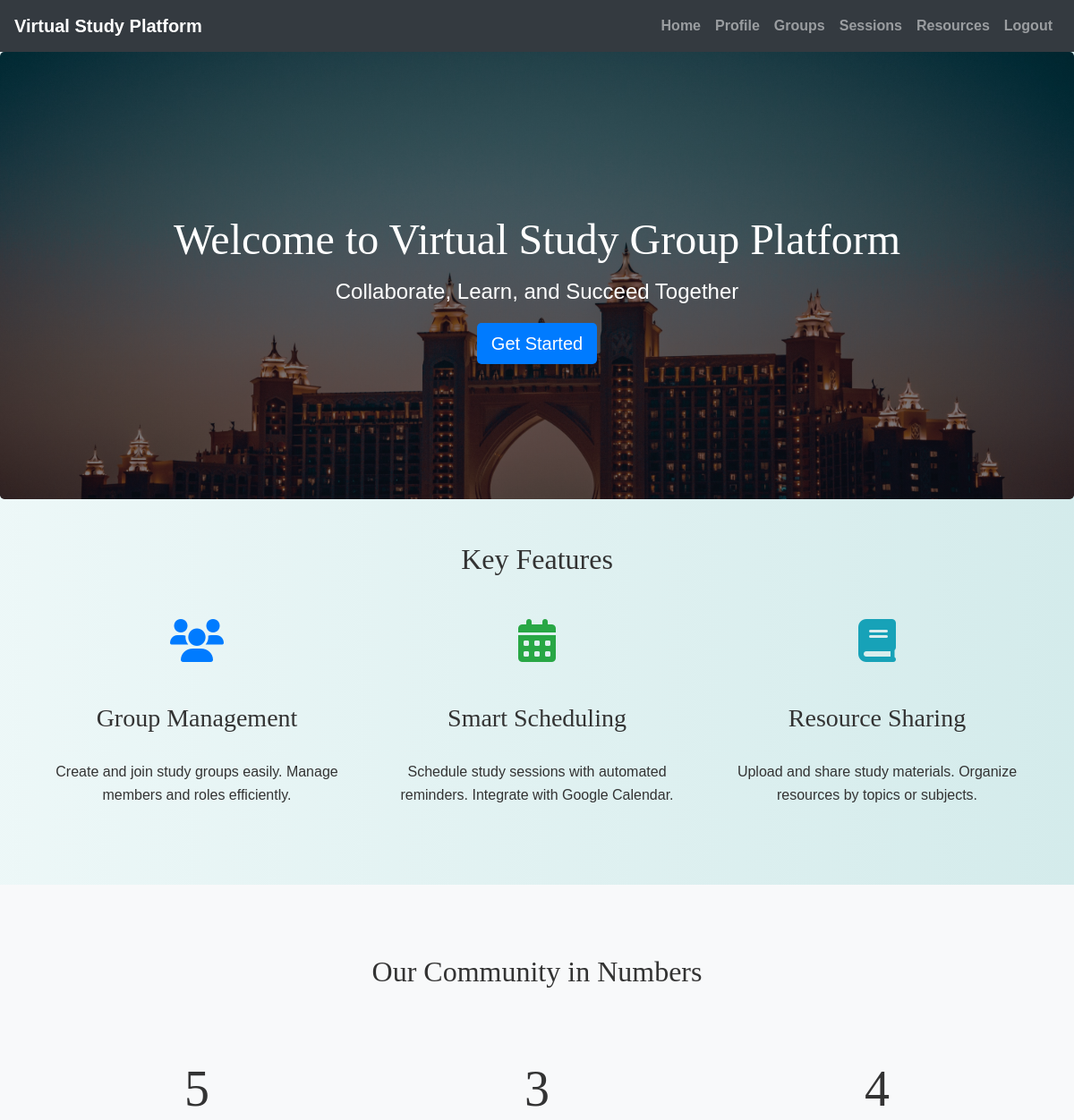
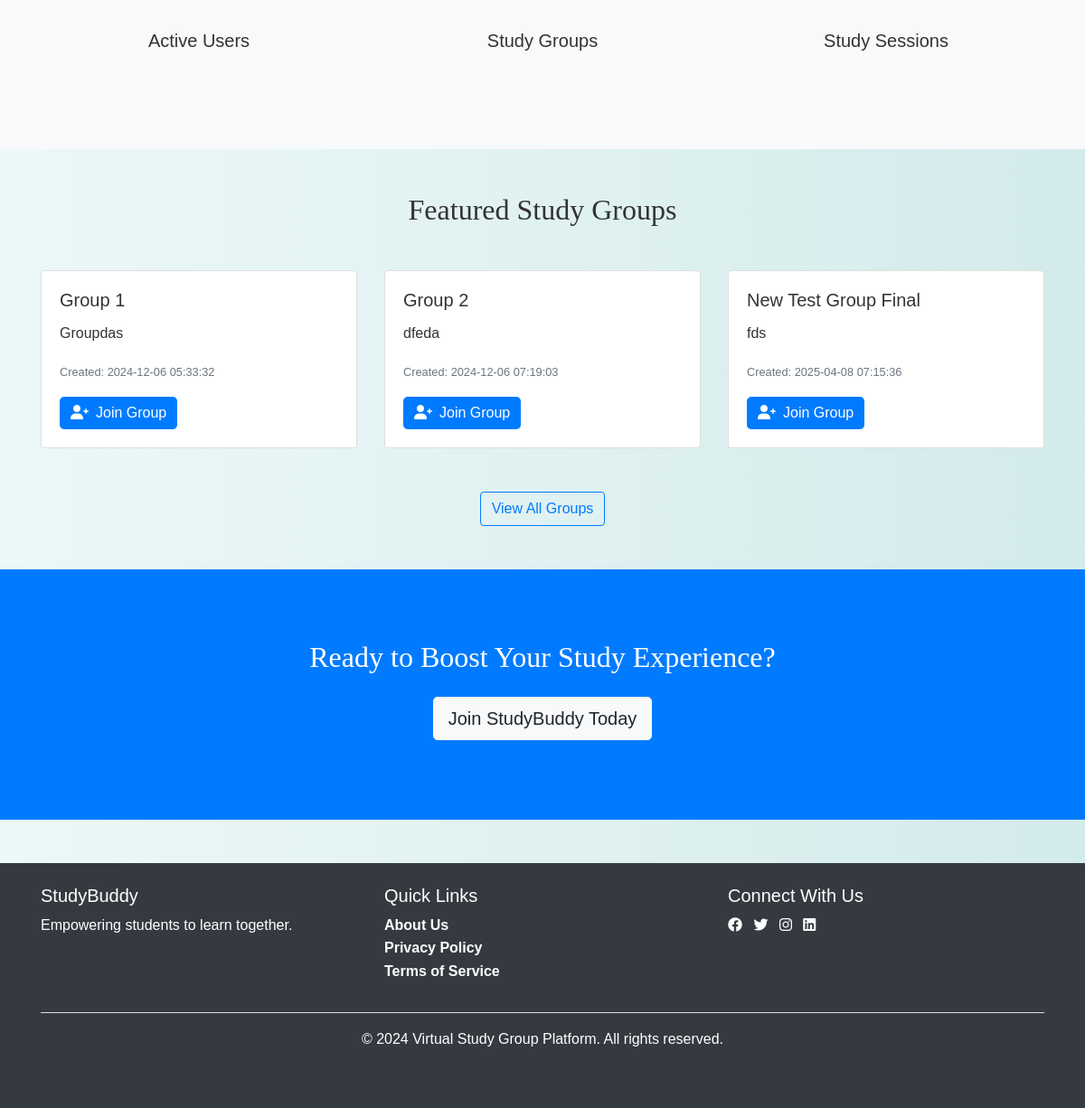
Screenshot of / (signed in) with the database file from the repository (2 pictures, top to bottom).
### tables this page shows
CREATE TABLE `studygroups` (
  `GroupID` int(11) NOT NULL,
  `GroupName` varchar(255) NOT NULL,
  `Description` text DEFAULT NULL,
  `CreatedBy` int(11) NOT NULL,
  `CreatedAt` timestamp NOT NULL DEFAULT current_timestamp()
);

### index.php (the view, shortened to what this page needs)
<?php
include('config.php');
$all_groups_sql = "SELECT * FROM studygroups LIMIT 6";
$all_groups_result = $conn->query($all_groups_sql);
$total_users_sql = "SELECT COUNT(*) FROM users";
$total_users_result = $conn->query($total_users_sql);
$total_users = $total_users_result->fetch_row()[0];
$total_groups_sql = "SELECT COUNT(*) FROM studygroups";
$total_groups_result = $conn->query($total_groups_sql);
$total_groups = $total_groups_result->fetch_row()[0];
$total_sessions_sql = "SELECT COUNT(*) FROM studysessions";
$total_sessions_result = $conn->query($total_sessions_sql);
$total_sessions = $total_sessions_result->fetch_row()[0];
?>
<!DOCTYPE html>
<html lang="en">
<head>
    <link rel="stylesheet" href="https://maxcdn.bootstrapcdn.com/bootstrap/4.5.2/css/bootstrap.min.css">
    <link rel="stylesheet" href="https://cdnjs.cloudflare.com/ajax/libs/font-awesome/6.0.0-beta3/css/all.min.css">
    <link rel="stylesheet" href="./css/style.css">
</head>
<body>
<?php include('navbar.php'); ?>
    <div class="jumbotron text-center">
        <h1>Welcome to Virtual Study Group Platform</h1>
        <p>Collaborate, Learn, and Succeed Together</p>
        <a href="register.php" class="btn btn-primary btn-lg">Get Started</a>
    </div>
    <div class="container mt-5">
        <h2 class="text-center mb-5">Key Features</h2>
        <div class="row">
            <div class="col-md-4 text-center mb-4">
                <i class="fas fa-users feature-icon text-primary"></i>
                <h3>Group Management</h3>
                <p>Create and join study groups easily. Manage members and roles efficiently.</p>
            </div>
            <div class="col-md-4 text-center mb-4">
                <i class="fas fa-calendar-alt feature-icon text-success"></i>
                <h3>Smart Scheduling</h3>
                <p>Schedule study sessions with automated reminders. Integrate with Google Calendar.</p>
            </div>
            <div class="col-md-4 text-center mb-4">
                <i class="fas fa-book feature-icon text-info"></i>
                <h3>Resource Sharing</h3>
                <p>Upload and share study materials. Organize resources by topics or subjects.</p>
            </div>
        </div>
    </div>
    <div class="bg-light py-5 mt-5">
        <div class="container">
            <h2 class="text-center mb-5">Our Community in Numbers</h2>
            <div class="row">
                <div class="col-md-4 text-center">
                    <h3 class="display-4"><?php echo $total_users; ?></h3>
                    <p class="lead">Active Users</p>
                </div>
                <div class="col-md-4 text-center">
                    <h3 class="display-4"><?php echo $total_groups; ?></h3>
                    <p class="lead">Study Groups</p>
                </div>
                <div class="col-md-4 text-center">
                    <h3 class="display-4"><?php echo $total_sessions; ?></h3>
                    <p class="lead">Study Sessions</p>
                </div>
            </div>
        </div>
    </div>
    <div class="container mt-5">
        <h2 class="text-center mb-5">Featured Study Groups</h2>
        <div class="row">
            <?php while ($group = $all_groups_result->fetch_assoc()) { ?>
                <div class="col-md-4 mb-4">
                    <div class="card">
                        <div class="card-body">
                            <h5 class="card-title"><?php echo htmlspecialchars($group['GroupName']); ?></h5>
                            <p class="card-text"><?php echo htmlspecialchars($group['Description']); ?></p>
                            <p class="card-text"><small class="text-muted">Created: <?php echo htmlspecialchars($group['CreatedAt']); ?></small></p>
                            <a href="login.php" class="btn btn-primary">
                                <i class="fas fa-user-plus mr-2"></i>Join Group
                            </a>
                        </div>
                    </div>
                </div>
            <?php } ?>
        </div>
        <div class="text-center mt-4">
            <a href="login.php" class="btn btn-outline-primary">View All Groups</a>
        </div>
    </div>
    <div class="bg-primary text-white py-5 mt-5">
        <div class="container text-center">
            <h2 class="mb-4">Ready to Boost Your Study Experience?</h2>
            <a href="register.php" class="btn btn-light btn-lg">Join StudyBuddy Today</a>
        </div>
    </div>
    <footer class="bg-dark text-white py-4 mt-5">
        <div class="container">
            <div class="row">
                <div class="col-md-4">
                    <h5>StudyBuddy</h5>
                    <p>Empowering students to learn together.</p>
                </div>
                <div class="col-md-4">
                    <h5>Quick Links</h5>
                    <ul class="list-unstyled">
                        <li><a href="#" class="text-white">About Us</a></li>
                        <li><a href="#" class="text-white">Privacy Policy</a></li>
                        <li><a href="#" class="text-white">Terms of Service</a></li>
                    </ul>
                </div>
                <div class="col-md-4">
                    <h5>Connect With Us</h5>
                    <div class="mt-2">
                        <a href="#" class="text-white mr-2"><i class="fab fa-facebook"></i></a>
                        <a href="#" class="text-white mr-2"><i class="fab fa-twitter"></i></a>
                        <a href="#" class="text-white mr-2"><i class="fab fa-instagram"></i></a>
                        <a href="#" class="text-white"><i class="fab fa-linkedin"></i></a>
                    </div>
                </div>
            </div>
            <hr class="bg-light">
            <div class="text-center">
                <p>&copy; 2024 Virtual Study Group Platform. All rights reserved.</p>
            </div>
        </div>
    </footer>
</body>
</html>

### css/style.css (style rules this page uses)
body { background: linear-gradient(90deg, rgba(233, 246, 246, 0.831), rgba(207, 233, 233, 0.9)); font-family: 'Arial', sans-serif; color: #333; line-height: 1.6; }
h1, h2, h3, h4 { text-align: center; margin-top: 30px; margin-bottom: 30px; font-family: 'Georgia', serif; }
.container { margin-bottom: 40px; }
.btn-primary { color: #fff; border: none; border-radius: 5px; cursor: pointer; transition: background-color 0.3s ease; }
a { color: #006666; text-decoration: none; font-weight: bold; }

### index.php (style rules this page uses)
.jumbotron { height: 500px; background-image: linear-gradient(rgba(0, 0, 0, 0.5), rgba(0, 0, 0, 0.5)), url('./images/hotel.jpg'); background-size: cover; color: white; display: flex; flex-direction: column; justify-content: center; align-items: center; }
.jumbotron h1 { font-size: 3rem; margin-bottom: 10px; }
.jumbotron p { font-size: 1.5rem; }
.feature-icon { font-size: 3rem; margin-bottom: 1rem; }

### rows the page displays
studygroups: GroupName "Group 1", Description "Groupdas", CreatedAt "2024-12-06 05:33:32"
studygroups: GroupName "Group 2", Description "dfeda", CreatedAt "2024-12-06 07:19:03"
studygroups: GroupName "New Test Group Final", Description "fds", CreatedAt "2025-04-08 07:15:36"

### other values shown
$total_users "5"
$total_groups "3"
$total_sessions "4"
